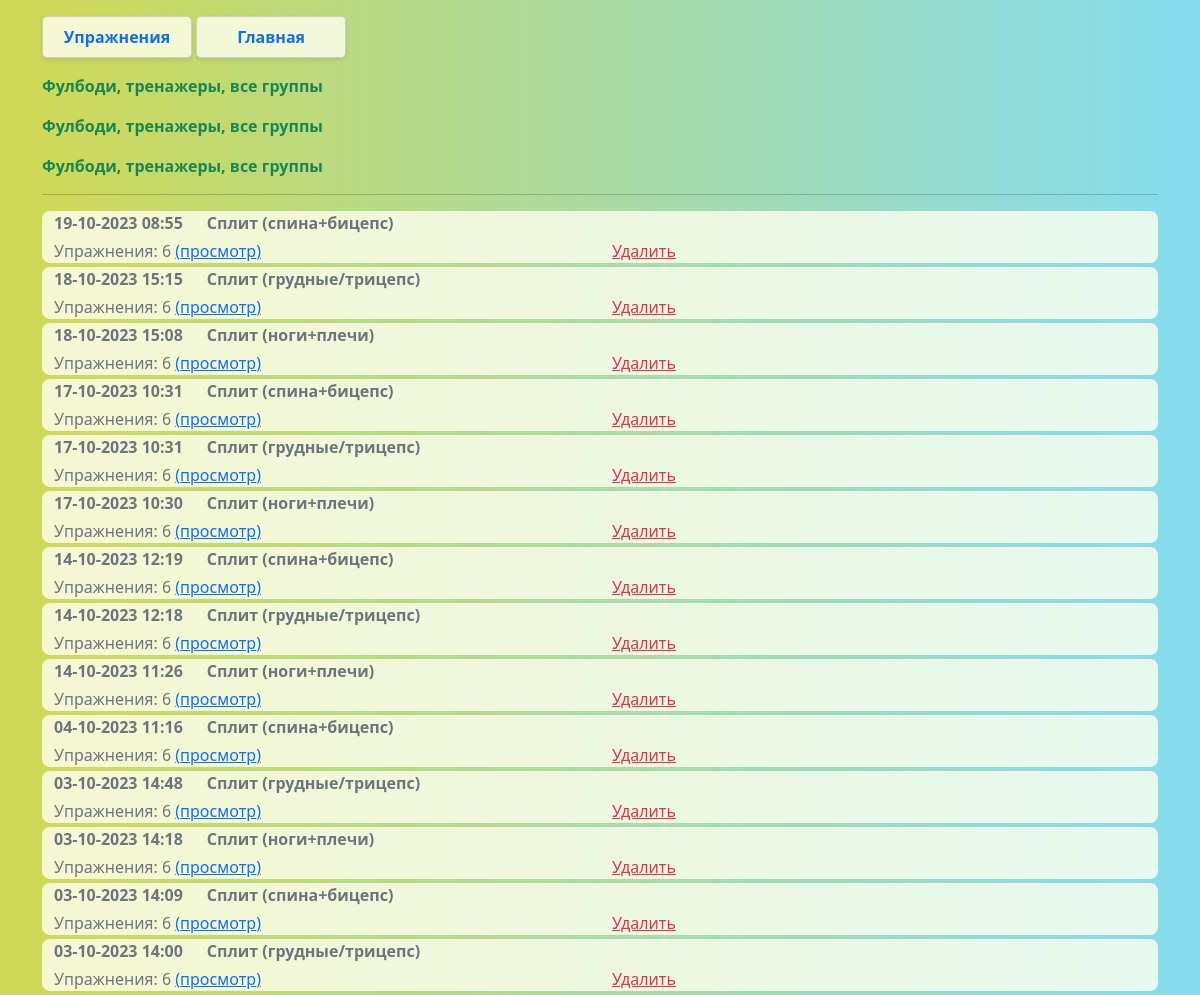
Screenshot of /statistics (signed in) with the database file from the repository.
### _models.py (models this page shows, shortened)
class User(db.Model, UserMixin):
    __tablename__ = 'users'
    id = db.Column(db.Integer, primary_key=True)
    name = db.Column(db.String(80), nullable=False, unique=True)
    password = db.Column(db.String(80), nullable=False)
    role = db.Column(db.String(80), nullable=False, default='user')
    email = db.Column(db.String(80), unique=True, nullable=False)
    language = db.Column(db.String(20), default='EN')
    preferences = db.Column(db.Text, default=[])
    date_registration = Column(db.DateTime)
    date_last_activity = Column(db.DateTime)
    trainings = relationship('UserTraining', back_populates='user')

class Training(db.Model):
    __tablename__ = 'trainings'
    training_id = db.Column(db.Integer, primary_key=True)
    name = db.Column(db.String(50), nullable=False)
    local_names = db.Column(db.Text)
    owner = db.Column(db.String(80), default='admin')
    exercises = relationship('Exercise', secondary='training_exercises', overlaps="trainings")
    user_trainings = relationship('UserTraining', back_populates='training', cascade='all, delete-orphan')
    plans = relationship('Plan', secondary='plan_trainings', back_populates='trainings')

### main.py (the view)
@app.route('/statistics')
@login_required
def statistics():
    u_utr = UserTraining.query.filter_by(user_id=current_user.id, assigned=True, completed=False).all()
    c_utr = UserTraining.query.filter_by(user_id=current_user.id, assigned=True, completed=True).all()
    uncompleted_trainings = []
    for u_tr in u_utr:
        train = Training.query.get(u_tr.training_id)
        if train:
            if train.owner != current_user.name:
                local_names = json.loads(train.local_names)
                local_name = local_names[current_user.language]
            else:
                local_name = train.name
            uncompleted_trainings.append([train, u_tr.id, local_name])
    completed_trainings = []
    for c_tr in c_utr:
        train = Training.query.get(c_tr.training_id)
        if train:
            if train.owner != current_user.name:
                local_names = json.loads(train.local_names)
                local_name = local_names[current_user.language]
            else:
                local_name = train.name
            ex_count=len(train.exercises)
            user_prefs = json.loads(current_user.preferences)
            time_delta = timedelta(hours=user_prefs['LTO'])
            result_time = c_tr.date_completed + time_delta
            formatted_datetime = result_time.strftime("%d-%m-%Y %H:%M")
            completed_trainings.append([train, c_tr.id, ex_count, formatted_datetime, local_name])
    completed_trainings.reverse()
    return render_template('statistics.html', uncompleted_trainings=uncompleted_trainings, completed_trainings=completed_trainings,
                           user=current_user)

### _logic.py (called while the page is built)
def load_localization_dict():
    phrases = Localization.query.all()
    phrases_list = {}
    for phrase in phrases:
        translations_dict = json.loads(phrase.translations)
        phrases_list[phrase.key] = translations_dict
    return phrases_list

### main.py (called while the page is built)
@login_manager.user_loader
def load_user(user_id):
    return User.query.get(int(user_id))

@app.context_processor
def inject_local_dict():
    local_dict = load_localization_dict()
    return {'local_dict': local_dict}

### templates/statistics.html (shortened to what this page needs)
{% extends 'base.html' %}
{% block body %}
<div class="pt-3">
    <div>
    <form action="/statistics/exercises" method="post">
        <input type="submit" class="statistics-btn d-inline-flex p-2 fw-bold text-primary fs-6 link-underline link-underline-opacity-0" value="{{local_dict['Exercises'][current_user.language]}}">
    <a href="/" class="statistics-btn d-inline-flex p-2 fw-bold fs-6 link-underline link-underline-opacity-0">
        {{local_dict['Main'][current_user.language]}}
    </a>
    </form>
    {% for ut in uncompleted_trainings %}
    <div class="row mt-3 text-success fw-semibold">
    <div class="col">
        {{ ut[2] }}
    </div>
    </div>
    {% endfor %}
    <hr>
    {% for ct in completed_trainings %}
    <div class="container mb-1 background-custom-light rounded-3">
        <div class="row mb-1 text-secondary fw-semibold">
            <div class="col col-md-auto">
                {{ct[3]}}
            </div>
            <div class="col">
                {{ ct[4] }}
            </div>
        </div>
        <div class="row mb-1 text-secondary">
            <div class="col">
                {{local_dict['Exercises'][current_user.language]}}: {{ct[2]}} <a href="/statistics/details/{{ct[1]}}" >
                ({{local_dict['view'][current_user.language]}})
            </a>
            </div>
            <div class="col">
                <a href="/statistics/delete/{{ct[1]}}" class="link-danger">
                    {{local_dict['Delete'][current_user.language]}}
                </a>
            </div>
        </div>
    </div>
    {% endfor %}
    </div>
</div>
{% endblock %}

### static/css/main.css (style rules this page uses)
body { background-image: linear-gradient(90deg, rgba(2,0,36,1) 0%, rgba(209,217,83,1) 0%, rgba(134,220,237,1) 98%); background-size: cover; background-repeat: no-repeat; background-attachment: fixed; }
.statistics-btn { display: flex; justify-content: center; padding: 2px; border: 1px solid #ccc; border-radius: 5px; background-color: rgba(255,255,240, 0.8); box-shadow: 0 2px 4px rgba(0, 0, 0, 0.1); max-width: 150px; width: 100%; }
.background-custom-light { background-color: rgba(255,255,240, 0.8); }

### rows the page displays
User: language "Упражнения", language "Главная", language "просмотр", language "Удалить"
Training: name "Фулбоди, тренажеры, все группы"
Training: ct "19-10-2023 08:55", name "Сплит (спина+бицепс)", ct "6", ct "17-10-2023 10:31", ct "14-10-2023 12:19", ct "04-10-2023 11:16", ct "03-10-2023 14:09"
Training: ct "18-10-2023 15:15", name "Сплит (грудные/трицепс)", ct "6", ct "17-10-2023 10:31", ct "14-10-2023 12:18", ct "03-10-2023 14:48", ct "03-10-2023 14:00"
Training: ct "18-10-2023 15:08", name "Сплит (ноги+плечи)", training_id "6", ct "17-10-2023 10:30", ct "14-10-2023 11:26", ct "03-10-2023 14:18"
